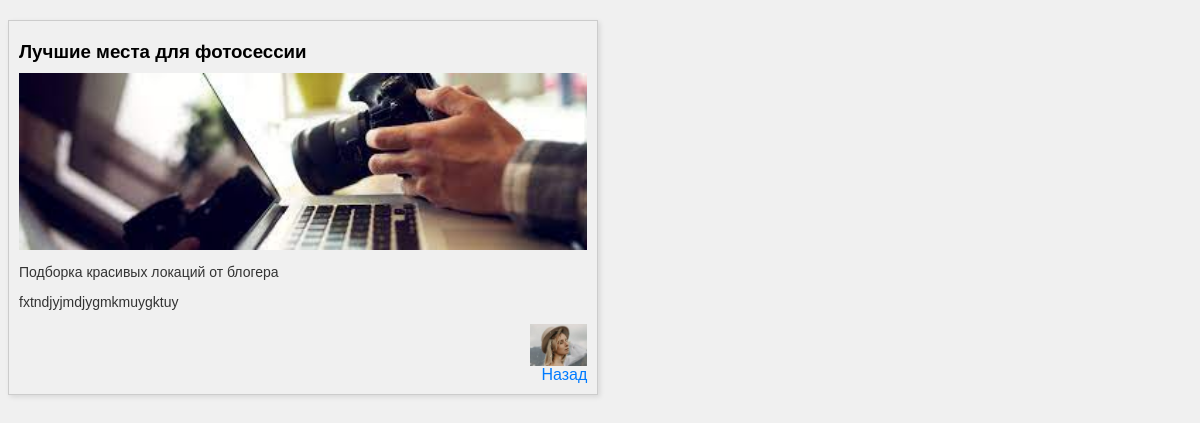
The page /news/2 on the database its author committed.
### mynewsapp/models.py (models this page shows, shortened)
class Article(models.Model):
    title = models.CharField('Название', max_length = 50)
    discription = models.CharField('Описание', max_length = 250)
    content = models.TextField('Статья')
    author = models.ForeignKey(Author, on_delete=models.CASCADE)
    href = models.TextField('Ссылка на оригинал')
    photo = models.ImageField(upload_to = 'images')

class Author(models.Model):
    name = models.CharField('Имя', max_length = 50)
    lastname = models.CharField('Фамилия', max_length = 50)
    about = models.TextField('О себе')
    photo = models.ImageField(upload_to = 'images')

### mynewsapp/views.py (the view)
# urls.py: path('/<int:articleId>', views.showArticle),
def showArticle(request, articleId):
    article = Article.objects.get(id=articleId)
    n = {"article": article, "author": Author.objects.get(id=article.author.id)}
    return render(request, 'ShowArticle.html', n)

### mynewsapp/templates/ShowArticle.html (shortened to what this page needs)
<html>
<head>
</head>
<body>
    <div class="news">
      <div class="news-item">
          <h3>{{article.title}}</h3>
          <img class="newsImage" src={{article.photo.url}}>
          <p>{{article.discription}}</p>
          <p>{{article.content}}</p>
          <a href="/news/author/{{author.id}}"><img class="authorImage" src={{author.photo.url}} height="40" width="40">
          <a href= /news>Назад</a>
      </div>
    </div>
</body>
</html>

### mynewsapp/templates/ShowArticle.html (style rules this page uses)
body { font-family: Arial, sans-serif; background-color: #f0f0f0; }
.news { display: flex; flex-wrap: wrap; justify-content: space-between; margin: 20px 0; }
.news-item { width: 48%; border: 1px solid #ccc; padding: 10px; box-shadow: 2px 2px 5px rgba(0,0,0,0.1); }
.authorImage { width: 10%; height: auto; }
.newsImage { width: 100%; height: auto; }
.news-item h3 { margin: 10px 0; }
.news-item p { font-size: 14px; color: #333; }
.news-item a { display: block; text-align: right; color: #007bff; text-decoration: none; }

### rows shown on the page
Article: title "Лучшие места для фотосессии", photo (picture), discription "Подборка красивых локаций от блогера", content "fxtndjyjmdjygmkmuygktuy"
Author: photo (picture)
